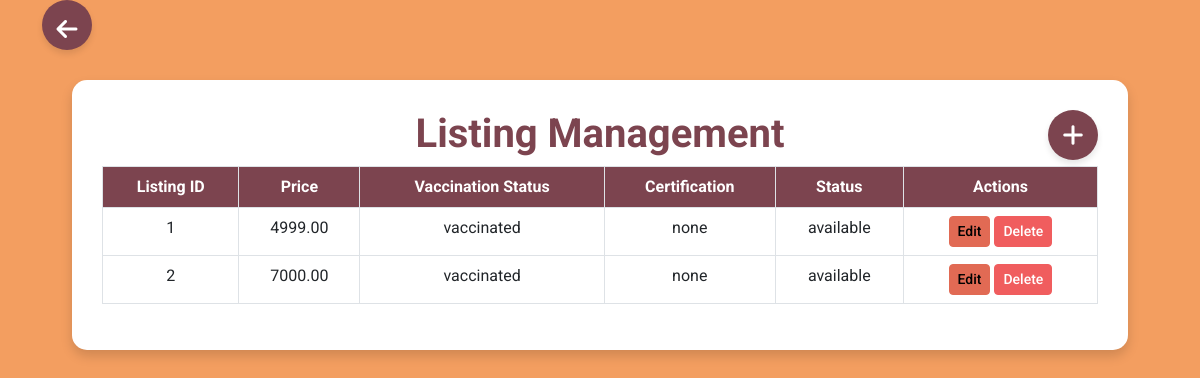
The page /PETOPIA/listing_management.php (signed in) on the database its author committed.
### tables this page shows
CREATE TABLE `cat_listing` (
  `listing_id` int(11) NOT NULL,
  `price` decimal(10,2) NOT NULL,
  `status` enum('available','sold','pending') NOT NULL,
  `certification` varchar(255) DEFAULT NULL,
  `vaccination_status` enum('vaccinated','not vaccinated') NOT NULL,
  `pet_id` int(11) DEFAULT NULL
);

### PETOPIA/listing_management.php (the view, shortened to what this page needs)
<?php
include('database.php');
$sql = "SELECT listing_id, price, vaccination_status, certification, status FROM Cat_Listing";
$result = $conn->query($sql);
$listings = [];
while ($listing = $result->fetch_assoc()) {
    $listings[] = $listing;
}
?>
<!DOCTYPE html>
<html lang="en">
<head>
    <link rel="stylesheet" href="https://cdn.jsdelivr.net/npm/bootstrap@5.3.0/dist/css/bootstrap.min.css">
    <link href="https://cdnjs.cloudflare.com/ajax/libs/font-awesome/6.0.0-beta3/css/all.min.css" rel="stylesheet">
</head>
<body>
    <div class="container">
        <a href="admin_dashboard.php" class="back-arrow"><i class="fas fa-arrow-left"></i></a>
        <div class="main-content">
            <a href="cat_listing.php" class="plus-button"><i class="fas fa-plus"></i></a>
            <h1>Listing Management</h1>
            <table class="table table-bordered table-hover">
                <thead>
                    <tr>
                        <th>Listing ID</th>
                        <th>Price</th>
                        <th>Vaccination Status</th>
                        <th>Certification</th>
                        <th>Status</th>
                        <th>Actions</th>
                    </tr>
                </thead>
                <tbody>
                    <?php foreach ($listings as $listing): ?>
                        <tr>
                            <td><?= htmlspecialchars($listing['listing_id']); ?></td>
                            <td><?= htmlspecialchars($listing['price']); ?></td>
                            <td><?= htmlspecialchars($listing['vaccination_status']); ?></td>
                            <td><?= htmlspecialchars($listing['certification']); ?></td>
                            <td><?= htmlspecialchars($listing['status']); ?></td>
                            <td>
                                <a href="edit_listing.php?id=<?= urlencode($listing['listing_id']); ?>" class="btn btn-warning btn-sm">Edit</a>
                                <a href="delete_listing.php?id=<?= urlencode($listing['listing_id']); ?>" class="btn btn-danger btn-sm" onclick="return confirm('Are you sure you want to delete this listing?');">Delete</a>
                            </td>
                        </tr>
                    <?php endforeach; ?>
                </tbody>
            </table>
        </div>
    </div>
</body>
</html>

### PETOPIA/listing_management.php (style rules this page uses)
body { font-family: 'Roboto', sans-serif; background-color: #F39E60; color: #333; }
.main-content { background: white; padding: 30px; border-radius: 15px; box-shadow: 0 6px 12px rgba(0, 0, 0, 0.15); margin: 30px; position: relative; }
.table th { background-color: #7C444F; color: white; text-align: center; }
.table td { text-align: center; }
.btn { font-weight: 500; }
.btn-warning { background-color: #E16A54; border-color: #E16A54; }
.btn-danger { background-color: #F05D5E; border-color: #F05D5E; }
h1 { color: #7C444F; font-weight: 700; text-align: center; }
.back-arrow { font-size: 24px; color: white; text-decoration: none; background-color: #7C444F; border-radius: 50%; padding: 12px; width: 50px; height: 50px; display: inline-block; text-align: center; box-shadow: 0 4px 6px rgba(0, 0, 0, 0.1); }
.plus-button { position: absolute; top: 30px; right: 30px; font-size: 24px; color: white; text-decoration: none; background-color: #7C444F; border-radius: 50%; padding: 12px; width: 50px; height: 50px; display: inline-flex; justify-content: center; align-items: center; box-shadow: 0 4px 6px rgba(0, 0, 0, 0.1); }

### rows shown on the page
cat_listing: listing_id "1", price "4999.00", vaccination_status "vaccinated", certification "none", status "available"
cat_listing: listing_id "2", price "7000.00", vaccination_status "vaccinated", certification "none", status "available"
